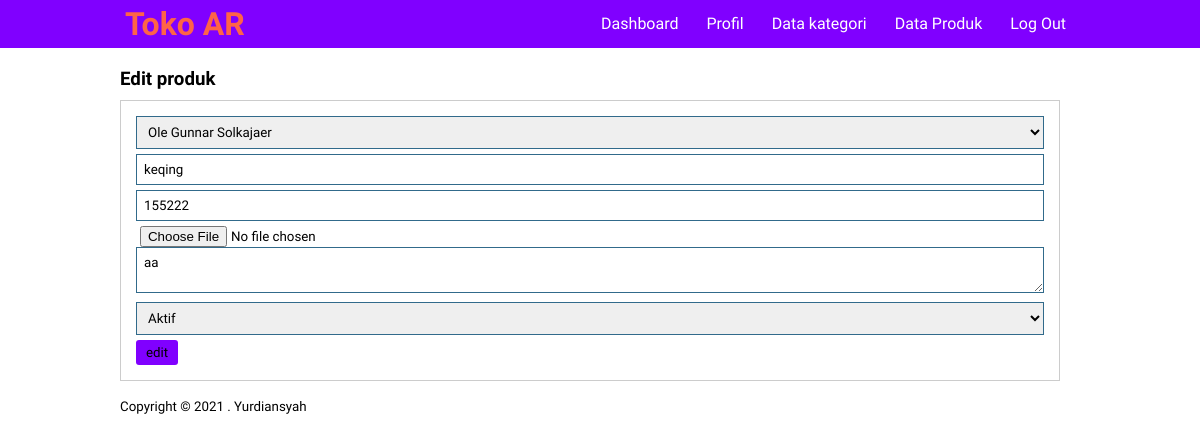
The app's page /edit-produk.php?id=12 (signed in) with its own data.
### tables this page shows
CREATE TABLE `tb_product` (
  `product_id` int(11) NOT NULL,
  `category_id` int(11) NOT NULL,
  `product_name` varchar(100) NOT NULL,
  `product_price` int(11) NOT NULL,
  `product_description` text NOT NULL,
  `product_img` varchar(100) NOT NULL,
  `product_status` tinyint(1) NOT NULL,
  `date_created` timestamp NOT NULL DEFAULT current_timestamp()
);

CREATE TABLE `tb_category` (
  `category_id` int(11) NOT NULL,
  `category_name` varchar(25) NOT NULL
);

### edit-produk.php (the view, shortened to what this page needs)
<?php
    include "db.php";
    $produk = mysqli_query($conn,"SELECT * FROM tb_product WHERE product_id = '".$_GET['id']."'" );
    $r = mysqli_fetch_object($produk);
?>
<!DOCTYPE html>
<html lang="en">
<head>
    <link rel="stylesheet" href="css/dashboard.css">
</head>
<body id="dashboard">
    <div class="header">
    <header class= "menu" >
        <h1><a href="dashboard.php">Toko AR</a></h1>
        <ul>
            <li><a href="dashboard.php">Dashboard</a></li>
            <li><a href="profile.php">Profil</a></li>
            <li><a href="data-kategori.php">Data kategori</a></li>
            <li><a href="data-produk.php">Data Produk</a></li>
            <li><a href="logout.php">Log Out</a></li>
        </ul>
    </header></div>
     <div class="section">
         <div class="countainer">
             <h3>Edit produk</h3>
             <div class="box">
                 <form action="" method="POST" enctype="multipart/form-data">
                     <select name="kategori" class="input-control" require>
                         <?php
                            $kategori= mysqli_query($conn, "SELECT * FROM tb_category ORDER BY category_id DESC");
                            while($p =mysqli_fetch_array($kategori)) {
                         ?>
                         <option value="<?php echo $p['category_id']?>"<?php echo ($p['category_id']== $r->category_id)?'selected':''; ?>><?php echo $p['category_name']?></option>
                         <?php } ?>
                     </select>
                     <input type="text" name="nama" placeholder="Nama Produk" class="input-control" value="<?php echo $r->product_name?>" require>
                     <input type="number" name="harga" placeholder="Harga Produk" class="input-control" value="<?php echo $r->product_price?>" require>
                     <input type="file" name="img" placeholder="Upload Gambar" >
                     <textarea name="deskripsi" placeholder="Deskripsi Produk" class="input-control"><?php echo $r->product_description?></textarea>
                     <select name="status" id="" class="input-control">
                         <option value="1" <?php echo ($r->product_status == 1)? 'selected':'';?>>Aktif</option>
                     </select>
                     <input type="submit" name="submit" value ="edit" class="button">
                 </form>
             </div>
         </div>
     </div>
    <footer>
        <div class="countainer">
            <small>Copyright &copy; 2021 . Yurdiansyah</small>
        </div>
    </footer>
</body>
</html>

### css/dashboard.css (style rules this page uses)
* { padding: 0; margin: 0; font-family: 'Architects Daughter', cursive; text-decoration: none; }
a { color:inherit; }
.header { background-color: #8000ff; display: flex; position: sticky; position: -webkit-sticky; margin: auto; top: 0%; }
.menu { display: block; color: white; width: 80%; margin-left: 10%; }
h1 { float: left; color: tomato; padding :5px }
ul { float: right; margin-bottom: 0; }
ul li { display: inline-block; padding: 14px 14px 14px 10px; }
.menu:after { content: ''; display: block; clear: both; }
.section { color: rgb(0, 0, 0); padding-top: 20px; padding-bottom: 5px; }
.box { background-color: #fff; border: 1px solid #ccc; margin: 10px 0; padding: 15px; box-sizing: border-box; width: 87%; }
.countainer { margin-left: 10%; }
.input-control { display: inline-block; width: 100%; padding: 7px; margin-bottom: 5px; box-sizing: border-box; border: 1px solid #316a8b ; }
.button { padding: 5px 10px 5px 10px; background-color: #8000ff; color: black; border:none; border-radius: 3px; cursor: pointer; }

### records on screen
tb_product: kategori "Ole Gunnar Solkajaer", nama "keqing", harga "155222", deskripsi "aa", status "Aktif"
